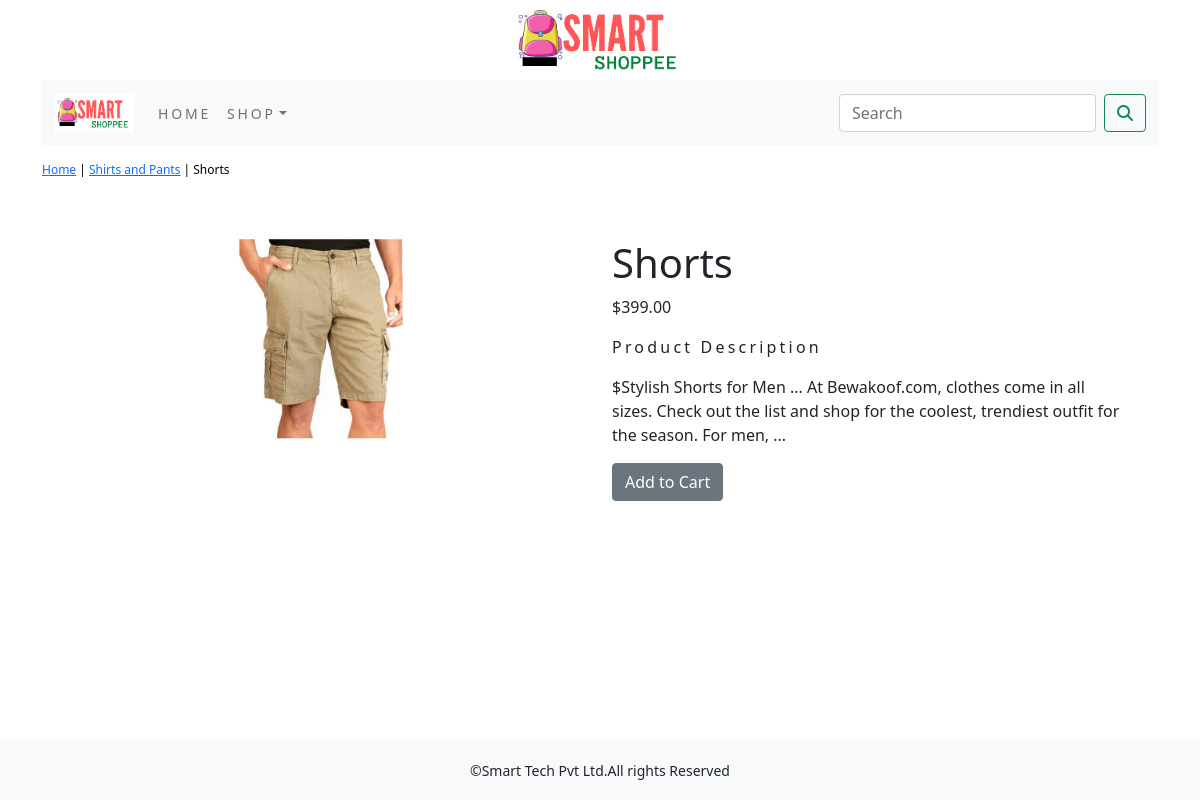
/shop/shirts-and-pants/shorts/, run on the app's committed database.
### shop/models.py (models this page shows, shortened)
class Product(models.Model):
    name=models.CharField(max_length=250,unique=True)
    slug=models.SlugField(max_length=250,unique=True)
    description=models.TextField(blank=True)
    price=models.DecimalField(max_digits=10,decimal_places=2)
    category=models.ForeignKey(Category,on_delete=models.CASCADE)
    image=models.ImageField(upload_to='product',blank=True)
    stock=models.IntegerField()
    available=models.BooleanField(default=True)
    created=models.DateTimeField(auto_now_add=True)
    updated=models.DateTimeField(auto_now=True)
    class Meta:
        ordering=('name',)
        verbose_name='product'
        verbose_name_plural='products'

class Category(models.Model):
    name=models.CharField(max_length=250,unique=True)
    slug=models.SlugField(max_length=250,unique=True)
    description=models.TextField(blank=True)
    image=models.ImageField(upload_to='category',blank=True)
    class Meta:
        ordering=('name',)
        verbose_name='category'
        verbose_name_plural='categories'
    def get_url(self):
        return reverse('shop:products_by_category',args=[self.slug])
    def __str__(self):
        return '{}'.format(self.name)

### shop/views.py (the view)
# urls.py: path('<slug:c_slug>/<slug:product_slug>/', views.ProDetail, name='ProdCatDetail')
def ProDetail(request,c_slug,product_slug):
    try:
        product=Product.objects.get(category__slug=c_slug,slug=product_slug)
    except Exception as e:
        raise e
    return render(request,'product.html', {'product': product})

### cart/context_processors.py (called while the page is built)
def counter(request):
    item_count=0
    if 'admin' in request.path:
        return {}
    else:
        try:
            cart=Cart.objects.filter(cart_id=_cart_id(request))
            car_items=CartItem.objects.all().filter(cart=cart[:1])
            for cart_item in car_items:
                item_count += cart_item.quantity
        except Cart.DoesNotExist:
            item_count =0
    return dict(item_count=item_count)

### cart/views.py (called while the page is built)
def _cart_id(request):
    cart=request.session.session_key
    if not cart:
        cart=request.session.create()
    return cart

### shop/context_processors.py (called while the page is built)
def menu_links(request):
    links=Category.objects.all()
    return dict(links=links)

### templates/product.html (shortened to what this page needs)
{% extends 'base.html' %}
{% load static %}
{% block content %}
<div class="row my_prod_row_class">
    <div class="mx_auto">
        <p><a href="{% url 'shop:AllProdCat' %}">Home</a> | <a href="{{product.category.get_url}}">{{product.category}}</a> | {{product.name}}</p>
    </div>
</div>
<div class="container">
<br>
<div class="row">
    <div class="col-12 col-sm-12 col-md-12 col-lg-6 text-center">
        <div style="min-width:18rem">
            <img src="{{product.image.url}}" alt="{{product.name}}" width="200px;" height="200px;">
        </div>
    </div>
 <div class="col-12 col-sm-12 col-md-12 col-lg-6">
     <div>
         <h1 class="my_prod_title">{{product.name}}</h1>
         <p>${{product.price}}</p>
         <p class="my_title">Product Description</p>
         <p class="text-justify my_prod_text">${{product.description}}</p>
         {% if product.stock <= 0 %}
         <p class="text-justify my_prod_text"><b>Out of Stock</b></p>
         {% else %}
         <a class="btn btn-secondary" href="{% url 'cart:add_cart' product.id %}">Add to Cart</a>
         {% endif %}
     </div>
 </div>
</div>
</div>
{% endblock %}

### static/css/custom.css (style rules this page uses)
body { font-family: 'Roboto', sans-serif; }
.my_title { font-size:16px; text_transform:uppercase; letter-spacing:.2em; }
.my_prod_row_class { padding-top:15px; padding-bottom:20px; }
.my_prod_row_class .mx_auto { color:#000; font-size:12px; text-decoration:none; }
.my_prod_text { padding-right:20px; }

### data on the page
Product: category "Shirts and Pants", name "Shorts", image (picture), price "399.00", description "Stylish Shorts for Men ... At Bewakoof.com, clothes come in all sizes. Check out the list and shop for the coolest, trendiest outfit for the season. For men, ..."
